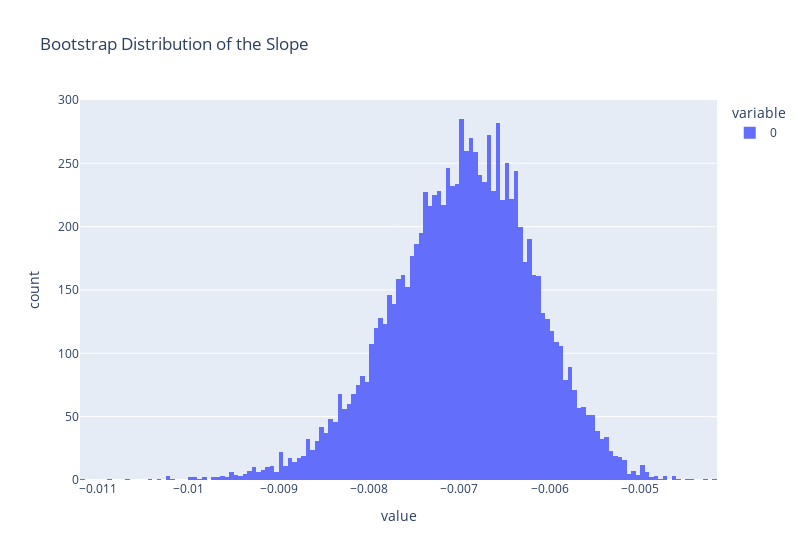

This figure's notebook cell:
### Markdown cell above
We can visualize the bootstrap distribution of the slope estimates.

### Code cell
px.histogram(bs_thetas, title='Bootstrap Distribution of the Slope', 
             width=800)

### Figure 1 — Plotly figure (JSON) as saved in the notebook; plotly's stock layout.template omitted (floating-point values rounded to 4 significant figures; data arrays with more than 128 entries replaced by an {"elided": "..."} marker saying what was removed)
{"data": [{"alignmentgroup": "True", "bingroup": "x", "hovertemplate": "variable=0<br>value=%{x}<br>count=%{y}<extra></extra>", "legendgroup": "0", "marker": {"color": "#636efa", "pattern": {"shape": ""}}, "name": "0", "offsetgroup": "0", "orientation": "v", "showlegend": true, "type": "histogram", "x": {"elided": "10000 float values"}, "xaxis": "x", "yaxis": "y"}], "layout": {"barmode": "relative", "legend": {"title": {"text": "variable"}, "tracegroupgap": 0}, "title": {"text": "Bootstrap Distribution of the Slope"}, "width": 800, "xaxis": {"anchor": "y", "domain": [0, 1], "title": {"text": "value"}}, "yaxis": {"anchor": "x", "domain": [0, 1], "title": {"text": "count"}}}}
